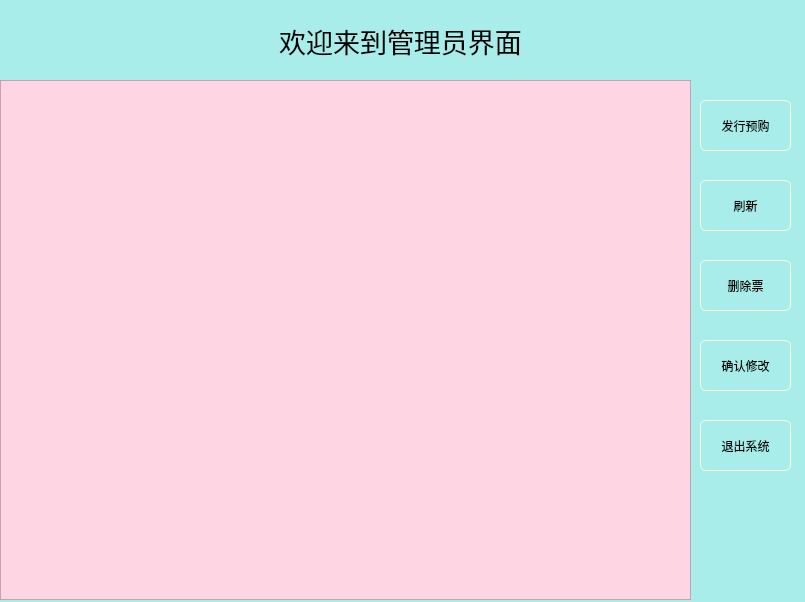
<?xml version="1.0" encoding="UTF-8"?>
<ui version="4.0">
 <class>adminPage</class>
 <widget class="QWidget" name="adminPage">
  <property name="geometry">
   <rect>
    <x>0</x>
    <y>0</y>
    <width>805</width>
    <height>602</height>
   </rect>
  </property>
  <property name="windowTitle">
   <string>管理员界面</string>
  </property>
  <property name="windowIcon">
   <iconset resource="resource.qrc">
    <normaloff>:/Qt-picture/WNXS.png</normaloff>:/Qt-picture/WNXS.png</iconset>
  </property>
  <property name="styleSheet">
   <string notr="true">background-color: rgb(168, 237, 234);</string>
  </property>
  <widget class="QLabel" name="label">
   <property name="geometry">
    <rect>
     <x>260</x>
     <y>20</y>
     <width>281</width>
     <height>41</height>
    </rect>
   </property>
   <property name="font">
    <font>
     <family>华文行楷</family>
     <pointsize>20</pointsize>
     <italic>false</italic>
     <bold>false</bold>
    </font>
   </property>
   <property name="styleSheet">
    <string notr="true">font: 20pt &quot;华文行楷&quot;;</string>
   </property>
   <property name="text">
    <string>欢迎来到管理员界面</string>
   </property>
   <property name="alignment">
    <set>Qt::AlignmentFlag::AlignCenter</set>
   </property>
  </widget>
  <widget class="QPushButton" name="tologinPage">
   <property name="geometry">
    <rect>
     <x>700</x>
     <y>420</y>
     <width>91</width>
     <height>51</height>
    </rect>
   </property>
   <property name="styleSheet">
    <string notr="true">QPushButton{ border:1px solid #fef9d7; border-radius:6; font: 12pt &quot;华文新魏&quot;;}
QPushButton:hover{border:3px solid #fef9d7;}</string>
   </property>
   <property name="text">
    <string>退出系统</string>
   </property>
  </widget>
  <widget class="QPushButton" name="saleBtn">
   <property name="geometry">
    <rect>
     <x>700</x>
     <y>100</y>
     <width>91</width>
     <height>51</height>
    </rect>
   </property>
   <property name="styleSheet">
    <string notr="true">QPushButton{ border:1px solid #fef9d7; border-radius:6;font: 12pt &quot;华文新魏&quot;;  }
QPushButton:hover{border:3px solid #fef9d7;}</string>
   </property>
   <property name="text">
    <string>发行预购</string>
   </property>
  </widget>
  <widget class="QPushButton" name="delBtn">
   <property name="geometry">
    <rect>
     <x>700</x>
     <y>260</y>
     <width>91</width>
     <height>51</height>
    </rect>
   </property>
   <property name="styleSheet">
    <string notr="true">QPushButton{ border:1px solid #fef9d7; border-radius:6; font: 12pt &quot;华文新魏&quot;;}
QPushButton:hover{border:3px solid #fef9d7;}</string>
   </property>
   <property name="text">
    <string>删除票</string>
   </property>
  </widget>
  <widget class="QTableWidget" name="tableWidget">
   <property name="geometry">
    <rect>
     <x>0</x>
     <y>80</y>
     <width>691</width>
     <height>520</height>
    </rect>
   </property>
   <property name="styleSheet">
    <string notr="true">background-color: rgb(254, 214, 227);

</string>
   </property>
   <attribute name="verticalHeaderVisible">
    <bool>false</bool>
   </attribute>
  </widget>
  <widget class="QPushButton" name="cfmModify">
   <property name="geometry">
    <rect>
     <x>700</x>
     <y>340</y>
     <width>91</width>
     <height>51</height>
    </rect>
   </property>
   <property name="styleSheet">
    <string notr="true">QPushButton{ border:1px solid #fef9d7; border-radius:6; font: 12pt &quot;华文新魏&quot;;}
QPushButton:hover{border:3px solid #fef9d7;}</string>
   </property>
   <property name="text">
    <string>确认修改</string>
   </property>
  </widget>
  <widget class="QPushButton" name="refresh">
   <property name="geometry">
    <rect>
     <x>700</x>
     <y>180</y>
     <width>91</width>
     <height>51</height>
    </rect>
   </property>
   <property name="styleSheet">
    <string notr="true">QPushButton{ border:1px solid #fef9d7; border-radius:6; font: 12pt &quot;华文新魏&quot;;}
QPushButton:hover{border:3px solid #fef9d7;}</string>
   </property>
   <property name="text">
    <string>刷新</string>
   </property>
  </widget>
 </widget>
 <resources>
  <include location="resource.qrc"/>
 </resources>
 <connections/>
</ui>
